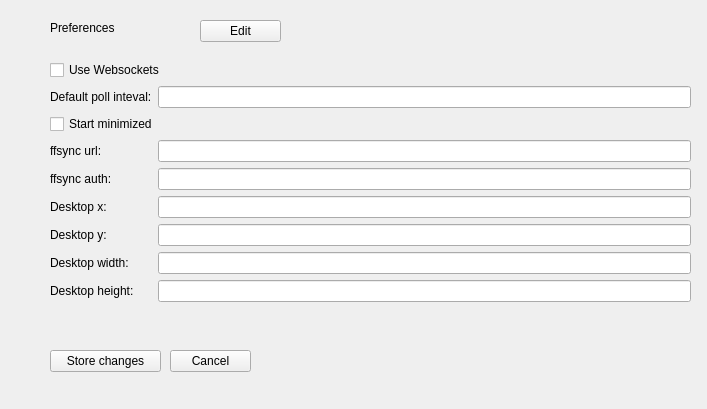
<?xml version="1.0" encoding="UTF-8"?>
<ui version="4.0">
 <class>QblDesktopConfigPreferences</class>
 <widget class="QWidget" name="QblDesktopConfigPreferences">
  <property name="geometry">
   <rect>
    <x>0</x>
    <y>0</y>
    <width>707</width>
    <height>409</height>
   </rect>
  </property>
  <property name="windowTitle">
   <string>Form</string>
  </property>
  <widget class="QLabel" name="label">
   <property name="geometry">
    <rect>
     <x>50</x>
     <y>20</y>
     <width>131</width>
     <height>16</height>
    </rect>
   </property>
   <property name="text">
    <string>Preferences</string>
   </property>
  </widget>
  <widget class="QWidget" name="layoutWidget">
   <property name="geometry">
    <rect>
     <x>50</x>
     <y>60</y>
     <width>641</width>
     <height>244</height>
    </rect>
   </property>
   <layout class="QFormLayout" name="formLayout">
    <property name="fieldGrowthPolicy">
     <enum>QFormLayout::AllNonFixedFieldsGrow</enum>
    </property>
    <item row="0" column="0" colspan="2">
     <widget class="QCheckBox" name="use_websockets">
      <property name="text">
       <string>Use Websockets</string>
      </property>
     </widget>
    </item>
    <item row="1" column="0">
     <widget class="QLabel" name="label_2">
      <property name="text">
       <string>Default poll inteval:</string>
      </property>
     </widget>
    </item>
    <item row="1" column="1">
     <widget class="QLineEdit" name="default_poll_interval"/>
    </item>
    <item row="2" column="0" colspan="2">
     <widget class="QCheckBox" name="start_minimize">
      <property name="text">
       <string>Start minimized</string>
      </property>
     </widget>
    </item>
    <item row="3" column="0">
     <widget class="QLabel" name="label_3">
      <property name="text">
       <string>ffsync url:</string>
      </property>
     </widget>
    </item>
    <item row="3" column="1">
     <widget class="QLineEdit" name="ffsync_url"/>
    </item>
    <item row="4" column="0">
     <widget class="QLabel" name="label_4">
      <property name="text">
       <string>ffsync auth:</string>
      </property>
     </widget>
    </item>
    <item row="4" column="1">
     <widget class="QLineEdit" name="ffsync_auth">
      <property name="text">
       <string/>
      </property>
     </widget>
    </item>
    <item row="5" column="1">
     <widget class="QLineEdit" name="desktop_x">
      <property name="text">
       <string/>
      </property>
     </widget>
    </item>
    <item row="7" column="0">
     <widget class="QLabel" name="label_7">
      <property name="text">
       <string>Desktop width:</string>
      </property>
     </widget>
    </item>
    <item row="7" column="1">
     <widget class="QLineEdit" name="desktop_width">
      <property name="text">
       <string/>
      </property>
     </widget>
    </item>
    <item row="8" column="1">
     <widget class="QLineEdit" name="desktop_height">
      <property name="text">
       <string/>
      </property>
     </widget>
    </item>
    <item row="6" column="1">
     <widget class="QLineEdit" name="desktop_y">
      <property name="text">
       <string/>
      </property>
     </widget>
    </item>
    <item row="5" column="0">
     <widget class="QLabel" name="label_5">
      <property name="text">
       <string>Desktop x:</string>
      </property>
     </widget>
    </item>
    <item row="6" column="0">
     <widget class="QLabel" name="label_6">
      <property name="text">
       <string>Desktop y:</string>
      </property>
     </widget>
    </item>
    <item row="8" column="0">
     <widget class="QLabel" name="label_8">
      <property name="text">
       <string>Desktop height:</string>
      </property>
     </widget>
    </item>
   </layout>
  </widget>
  <widget class="QPushButton" name="save">
   <property name="geometry">
    <rect>
     <x>50</x>
     <y>350</y>
     <width>111</width>
     <height>22</height>
    </rect>
   </property>
   <property name="text">
    <string>Store changes</string>
   </property>
  </widget>
  <widget class="QPushButton" name="cancel">
   <property name="geometry">
    <rect>
     <x>170</x>
     <y>350</y>
     <width>81</width>
     <height>22</height>
    </rect>
   </property>
   <property name="text">
    <string>Cancel</string>
   </property>
  </widget>
  <widget class="QPushButton" name="edit">
   <property name="geometry">
    <rect>
     <x>200</x>
     <y>20</y>
     <width>81</width>
     <height>22</height>
    </rect>
   </property>
   <property name="text">
    <string>Edit</string>
   </property>
  </widget>
 </widget>
 <resources/>
 <connections/>
</ui>
